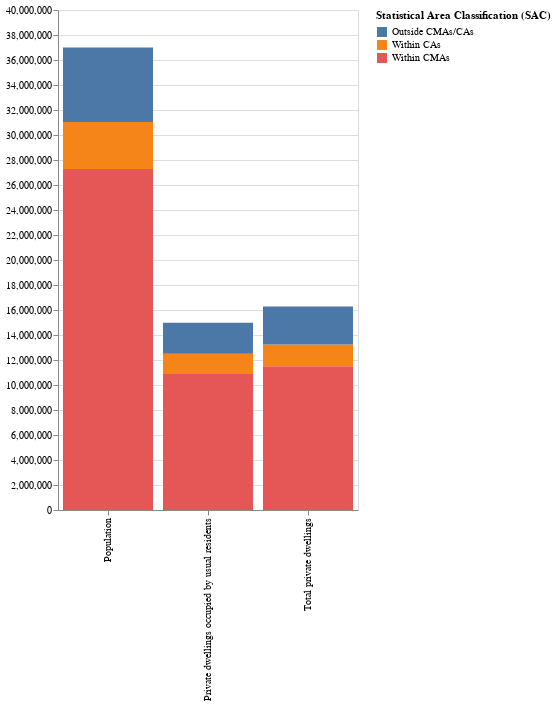

Notebook source saved alongside this figure:
### Code cell
chart

### Figure 1 — Vega-Lite specification as saved in the notebook (floating-point values rounded to 4 significant figures)
{"config": {"view": {"continuousWidth": 400, "continuousHeight": 300}, "axis": {"labelLimit": 600, "title": ""}}, "data": {"name": "data-31a110f23fb60a506f76f5f755e7cca2"}, "mark": "bar", "encoding": {"color": {"field": "Statistical Area Classification (SAC)", "type": "nominal"}, "x": {"field": "content_name", "type": "nominal"}, "y": {"aggregate": "sum", "field": "VALUE", "type": "quantitative"}}, "height": 500, "width": 300, "$schema": "https://vega.github.io/schema/vega-lite/v4.17.0.json", "datasets": {"data-31a110f23fb60a506f76f5f755e7cca2": [{"REF_DATE": 2021, "GEO": "Canada", "Statistical Area Classification (SAC)": "Within CMAs", "Population and dwelling counts (3)": "Population, 2021", "VALUE": 27281119, "content_name": "Population"}, {"REF_DATE": 2021, "GEO": "Canada", "Statistical Area Classification (SAC)": "Within CMAs", "Population and dwelling counts (3)": "Total private dwellings, 2021", "VALUE": 11499050, "content_name": "Total private dwellings"}, {"REF_DATE": 2021, "GEO": "Canada", "Statistical Area Classification (SAC)": "Within CMAs", "Population and dwelling counts (3)": "Private dwellings occupied by usual residents, 2021", "VALUE": 10874816, "content_name": "Private dwellings occupied by usual residents"}, {"REF_DATE": 2021, "GEO": "Canada", "Statistical Area Classification (SAC)": "Within CAs", "Population and dwelling counts (3)": "Population, 2021", "VALUE": 3753167, "content_name": "Population"}, {"REF_DATE": 2021, "GEO": "Canada", "Statistical Area Classification (SAC)": "Within CAs", "Population and dwelling counts (3)": "Total private dwellings, 2021", "VALUE": 1749477, "content_name": "Total private dwellings"}, {"REF_DATE": 2021, "GEO": "Canada", "Statistical Area Classification (SAC)": "Within CAs", "Population and dwelling counts (3)": "Private dwellings occupied by usual residents, 2021", "VALUE": 1618157, "content_name": "Private dwellings occupied by usual residents"}, {"REF_DATE": 2021, "GEO": "Canada", "Statistical Area Classification (SAC)": "Outside CMAs/CAs", "Population and dwelling counts (3)": "Population, 2021", "VALUE": 5957695, "content_name": "Population"}, {"REF_DATE": 2021, "GEO": "Canada", "Statistical Area Classification (SAC)": "Outside CMAs/CAs", "Population and dwelling counts (3)": "Total private dwellings, 2021", "VALUE": 3035708, "content_name": "Total private dwellings"}, {"REF_DATE": 2021, "GEO": "Canada", "Statistical Area Classification (SAC)": "Outside CMAs/CAs", "Population and dwelling counts (3)": "Private dwellings occupied by usual residents, 2021", "VALUE": 2485968, "content_name": "Private dwellings occupied by usual residents"}]}}
